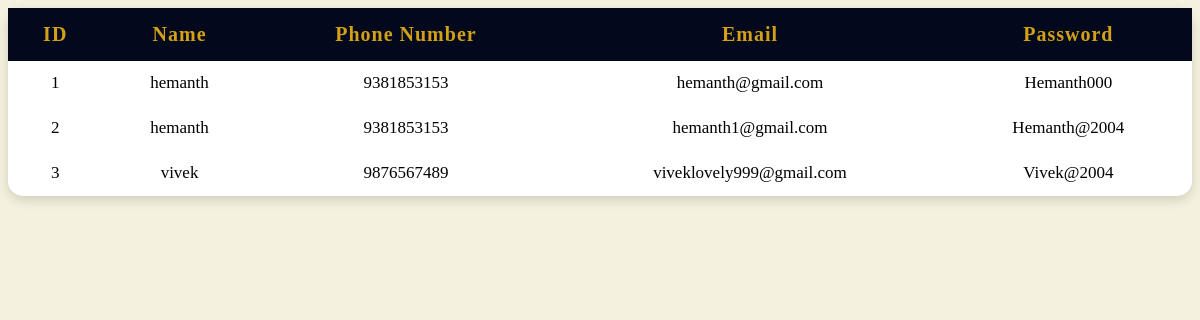
/waiter-info/, run on the app's committed database.
### urban_umami/models.py (models this page shows, shortened)
class Waiter(models.Model):
    waiter_id = models.AutoField(primary_key=True)
    waiter_name = models.CharField(max_length=100)
    waiter_number = models.CharField(max_length=15)
    waiter_email = models.EmailField(unique=True)
    waiter_shift = models.CharField(
        max_length=20,
        choices=[
            ('morning', 'Morning Shift'),
            ('evening', 'Evening Shift'),
            ('night', 'Night Shift'),
        ]
    )
    password = models.CharField(max_length=255)
    joined_date = models.DateField(auto_now_add=True)
    is_active = models.BooleanField(default=True)

### urban_umami/views.py (the view)
# urls.py: path("waiter-info/",views.waiter_register_info, name="waiter_info"),
def waiter_register_info(request):
    waiters = Waiter.objects.all()
    return render(request, "urban_umami/registration/waiter_register_info.html", {
        "waiters": waiters
    })

### urban_umami/templates/urban_umami/registration/waiter_register_info.html (shortened to what this page needs)
{% load static %}
<!DOCTYPE html>
<html lang="en">
<head>
    <link rel="stylesheet" href="{% static 'stylesheets/style.css' %}">
</head>
<body>
    <div class="resturant_register_info">
        <table>
            <tr>
                <th>ID</th>
                <th>Name</th>
                <th>Phone Number</th>
                <th>Email</th>
                <th>Password</th>
            </tr>
            {% for w in waiters %}
            <tr>
                <td>{{ w.waiter_id }}</td>
                <td>{{ w.waiter_name }}</td>
                <td>{{ w.waiter_number }}</td>
                <td>{{ w.waiter_email }}</td>
                <td>{{ w.password }}</td>
            </tr>
            {% endfor %}
        </table>
    </div>
</body>
</html>

### urban_umami/static/stylesheets/style.css (style rules this page uses)
:root { --background-color-navbar: #03091d; --background-color-body: #f4f1de; --background-color-footer: #03091d; --background-color-body: #f4f1de; --text-color-navbar: #d4a015; --text-color-footer: #d4a015; --text-color-body: #0d0d0d; --form-background-color: #ffffff; --form-text-color: #0d0d0d; --button-text-color: #ffffff; --button-backgroud-color: #d4a015; --button-text-hover-color: #0d0d0d; --button-background-hover-color: #f2c94c; --caard-text-color: #0d0d0d; --card-backgroud-color: #f7f7f7; --card-text-hover-color: #ffffff; --card-background-hover-color: #d4a015; --h1-font-size: 28px; --h2-font-size: 26px; --h3-font-size: 24px; --h4-font-size: 20px; --para-font-size: 16px; --h1-font-weight: 900; --h2-font-weight: 700; --h3-font-weight: 500; --para-font-weight: 400; --boxshadow: 0 4px 12px rgba(0, 0, 0, 0.15); --text-shadow: 1px 1px 3px rgba(0, 0, 0, 0.4); --major-heading-font-size: 48px; --major-heading-font-weight: 900; --major-para-font-size: 17px; --major-para-font-weight: 400; }
body { background-color: var(--background-color-body); }
.resturant_register_info table { width: 100%; border-collapse: collapse; border-radius: 15px; box-shadow: var(--boxshadow); text-align: center; background-color: var(--button-text-color); }
.resturant_register_info table th { background: var(--background-color-footer); padding: 15px; text-align: center; font-size: var(--h4-font-size); color: var(--button-backgroud-color); letter-spacing: 1px; }
.resturant_register_info table td { padding: 12px 15px; font-size: var(--major-para-font-size); border-bottom: 1px solid rgba(255, 255, 255, 0.1); }

### data on the page
Waiter: waiter_id "1", waiter_name "hemanth", waiter_number "9381853153", waiter_email "hemanth@gmail.com", password "Hemanth000"
Waiter: waiter_id "2", waiter_name "hemanth", waiter_number "9381853153", waiter_email "hemanth1@gmail.com", password "Hemanth@2004"
Waiter: waiter_id "3", waiter_name "vivek", waiter_number "9876567489", waiter_email "viveklovely999@gmail.com", password "Vivek@2004"
